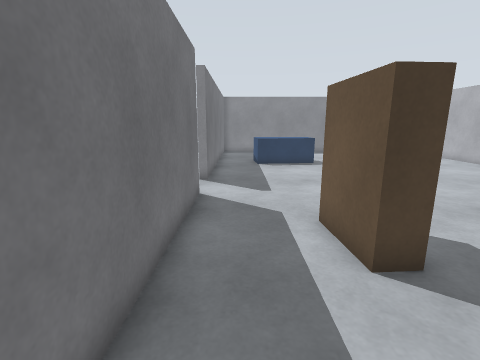
view 1 (above)

20 first-person views from a walk through a world built for the Gazebo simulator. The camera is 1.2 m above the floor, tilts 12° down and sees 85° across. The floor is counted in squares, 0.5 m on a side. Each view is taken from the middle of a square. On the plan, view 1 faces up. The plan holds only what a view shows up to about 17 squares ahead; the rest is blank. The place goes on beyond the plan.

view 2
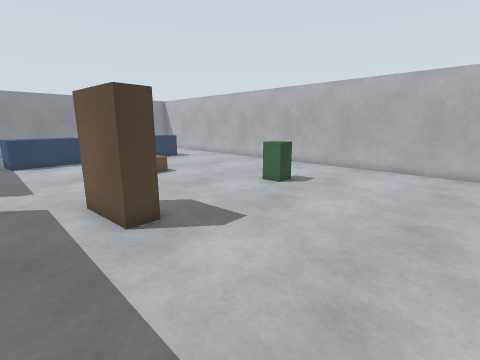

view 3
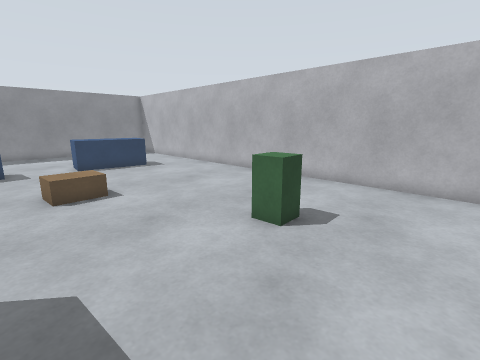

view 4
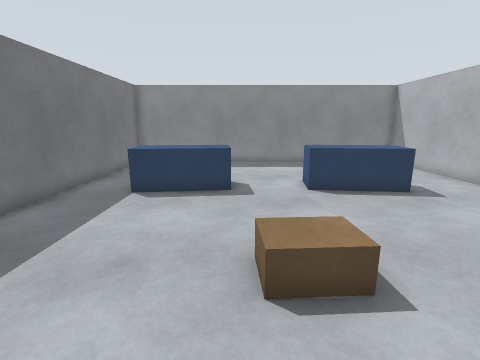

view 5
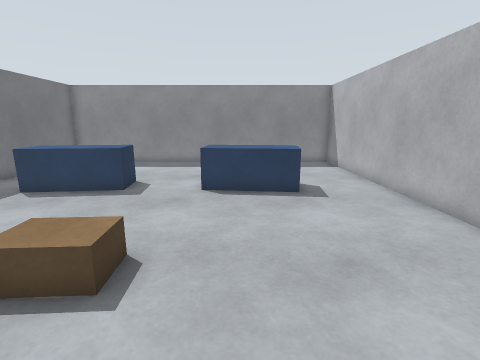

view 6
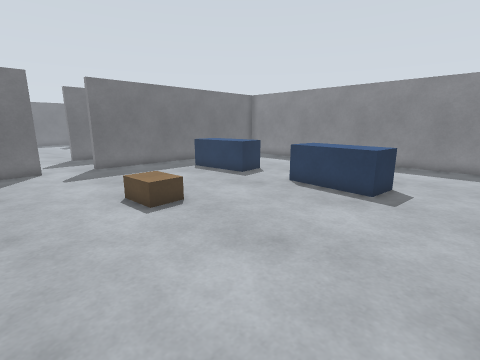

view 7
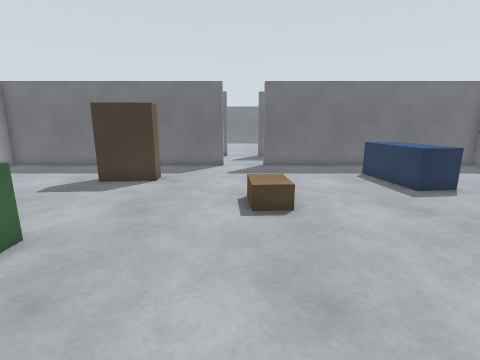

view 8
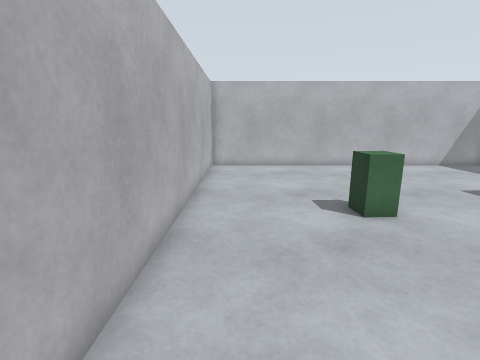

view 9
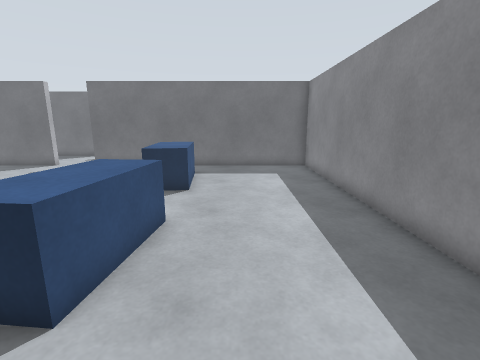

view 10
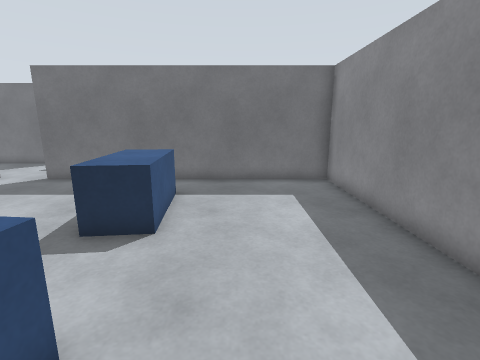

view 11
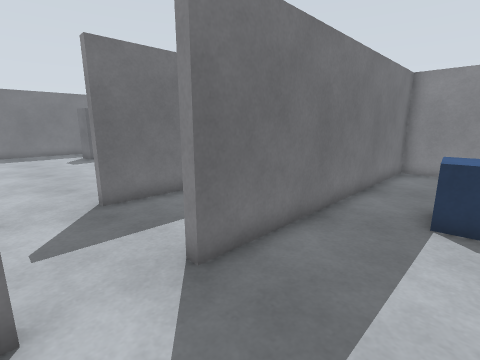

view 12
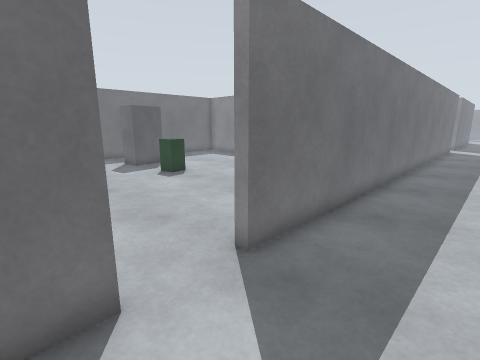

view 13
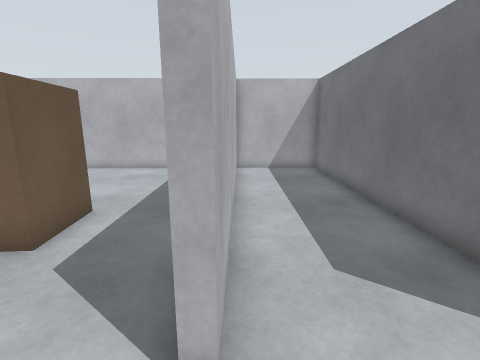

view 14
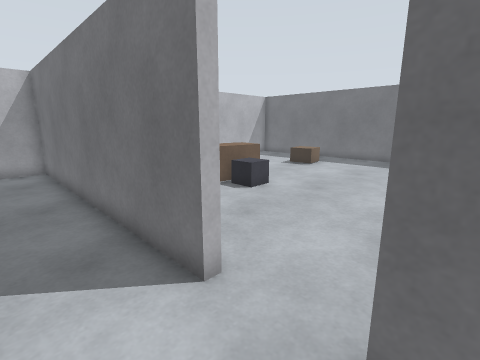

view 15
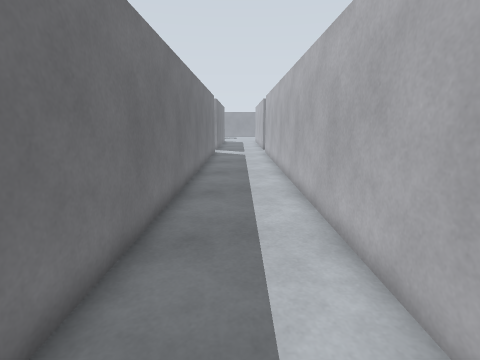

view 16
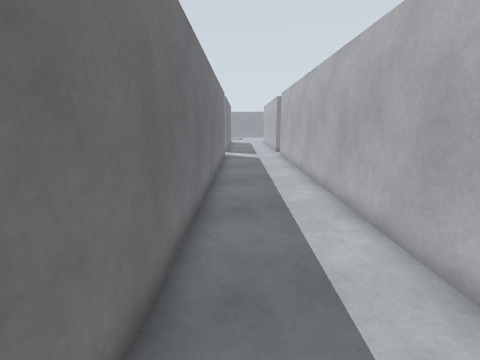

view 17
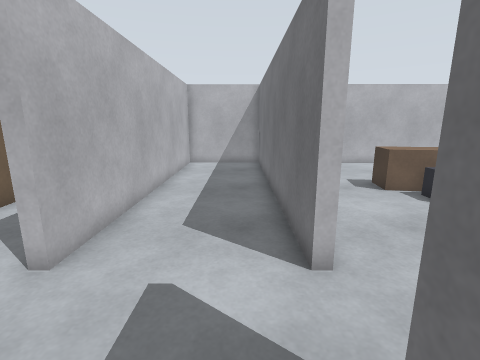

view 18
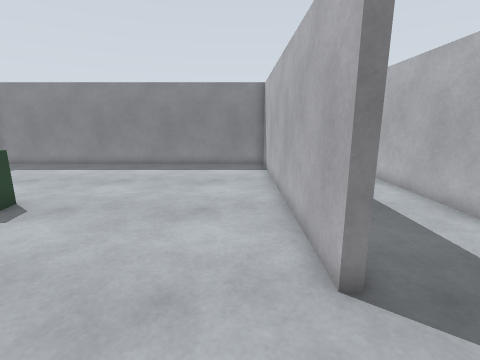

view 19
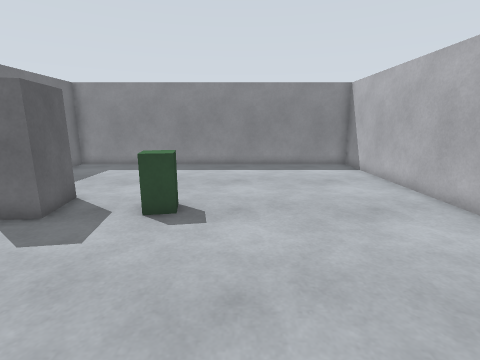

view 20
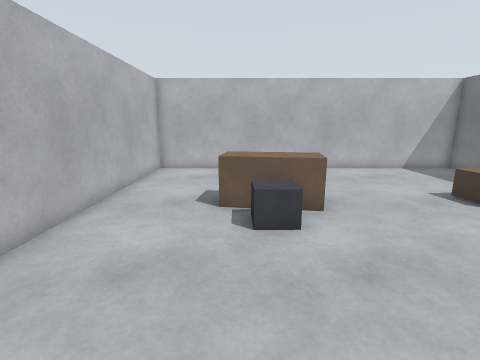

### Floor plan
Points are (right, up) in squares from view 1. A wall is a line through its corners. A room is listed if a view was taken in it or the views show most of it. See-through windows are left out.
Room 1 (views 1, 2, 3, 4, 5, 6, 7, 8, 9, 10, 11)
walls: (-1.4, 9) (-1.4, -3.5) (14.6, -3.5) (14.6, 23.9) (-1.4, 23.9) (-1.4, 11.4)
ways out: opening at (-1.5, 10.5) to room 2
objects: blue box (1, 16) to (5, 18); brown box (2, 4) to (3, 6); brown box (5, 10) to (7, 11); blue box (8, 16) to (11, 18); green box (9, 5) to (10, 5)
Room 2 (views 12, 13, 14, 15, 16, 17)
walls: (-1.8, 14.5) (-1.8, 29.5); (-1.4, 11.4) (-1.9, 11.4); (-6.6, 9) (-6.2, 9) (-6.2, -3.6) (-1.8, -3.6) (-1.8, 9) (-1.4, 9); (-6.2, 29.5) (-6.2, 11.4) (-6.6, 11.4)
ways out: opening at (-1.5, 10.5) to room 1; opening at (-6.5, 10.5) to room 3
Room 3 (views 18, 19, 20)
walls: (-6.6, 11.4) (-6.6, 23.9) (-19.5, 23.9); (-19.5, -3.5) (-6.6, -3.5) (-6.6, 6.5)
ways out: opening at (-6.5, 10.5) to room 2
objects: brown box (-19, 2) to (-18, 4); grey box (-19, 14) to (-18, 16); green box (-16, 15) to (-15, 16); brown box (-13, 2) to (-10, 4); grey box (-12, 4) to (-11, 5)

Positions as (right, up) in squares from view 1, and headings:
1: (0, 0), facing up
2: (0, -2), facing up-right
3: (4, 1), facing up-right
4: (5, 7), facing up
5: (9, 7), facing up
6: (14, 7), facing up-left
7: (14, 10), facing left
8: (13, 12), facing down
9: (14, 20), facing left
10: (10, 20), facing left
11: (2, 9), facing up-left
12: (-3, 8), facing up-left
13: (-2, 11), facing down
14: (-4, 12), facing down-left
15: (-4, 14), facing up
16: (-5, 16), facing up
17: (-5, 13), facing down
18: (-8, 8), facing up
19: (-13, 8), facing up
20: (-11, 11), facing down
